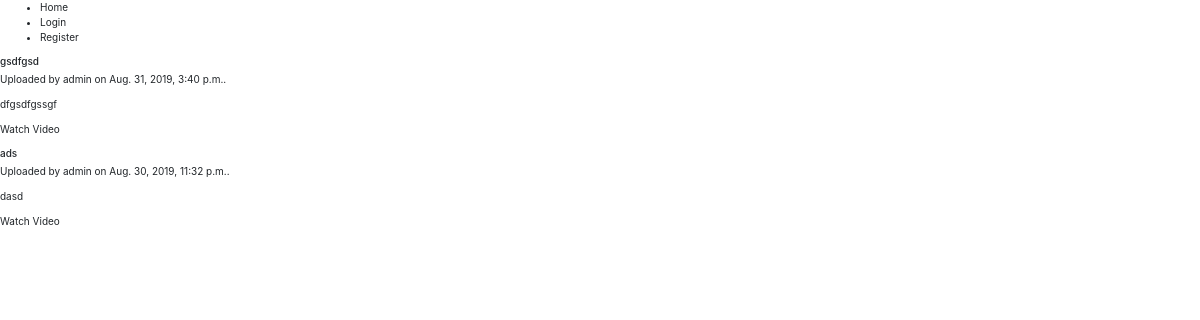
The page / on the database its author committed.
### youtube/models.py (models this page shows, shortened)
class Video(models.Model):
    title = models.CharField(max_length=100)
    description = models.TextField()
    file = models.FileField(upload_to=get_file_path, blank=False, null=True,
                            validators=[validate_file_extension]
                            )
    date_added = models.DateTimeField(blank=False, null=False, auto_now=True)
    user = models.ForeignKey('auth.User', on_delete=models.CASCADE,
                             related_name='videos',
                             )

### youtube/views.py (the view)
# urls.py: path('', views.HomeView.as_view(), name='home'),
class HomeView(generic.ListView):
    template_name = 'youtube/home.html'
    def get_queryset(self):
        recent_videos = Video.objects.order_by('-date_added')[:8]
        return recent_videos

### youtube/templates/youtube/home.html (shortened to what this page needs)
{% extends "base.html" %}
{% block body %}
{% for video in object_list %}
    <div>
        <h6>{{video.title}}</h6>
        <p>Uploaded by {{video.user}} on {{video.date_added}}. </p>
        <p>{{video.description}}</p>
        <p><a href='/video/{{ video.id }}'>Watch Video</a></p>
    </div>
{% endfor %}
{% endblock %}

### static/css/style.css (style rules this page uses)
a { color: inherit; }

### rows shown on the page
Video: title "gsdfgsd", user "admin", date_added "Aug. 31, 2019, 3:40 p.m.", description "dfgsdfgssgf"
Video: title "ads", user "admin", date_added "Aug. 30, 2019, 11:32 p.m.", description "dasd"
